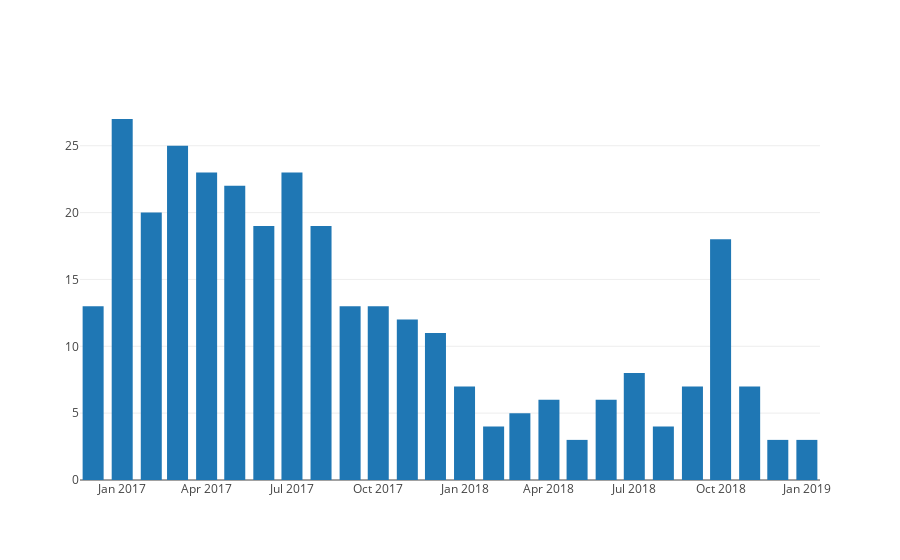

Source (notebook cell):
### Code cell
x, y = transpose_list_of_tuples(posts_by_month)
data = [go.Bar(x=x, y=y)]
plotly.offline.iplot(data, filename='post-frequency')

### Figure 1 — Plotly figure (JSON) as saved in the notebook; plotly's stock layout.template omitted (floating-point values rounded to 4 significant figures)
{"data": [{"type": "bar", "uid": "0484fb13-0d89-43f4-a35c-9f40a656eb89", "x": ["2019-1", "2018-12", "2018-11", "2018-10", "2018-9", "2018-8", "2018-7", "2018-6", "2018-5", "2018-4", "2018-3", "2018-2", "2018-1", "2017-12", "2017-11", "2017-10", "2017-9", "2017-8", "2017-7", "2017-6", "2017-5", "2017-4", "2017-3", "2017-2", "2017-1", "2016-12"], "y": [3, 3, 7, 18, 7, 4, 8, 6, 3, 6, 5, 4, 7, 11, 12, 13, 13, 19, 23, 19, 22, 23, 25, 20, 27, 13]}], "layout": {}}
